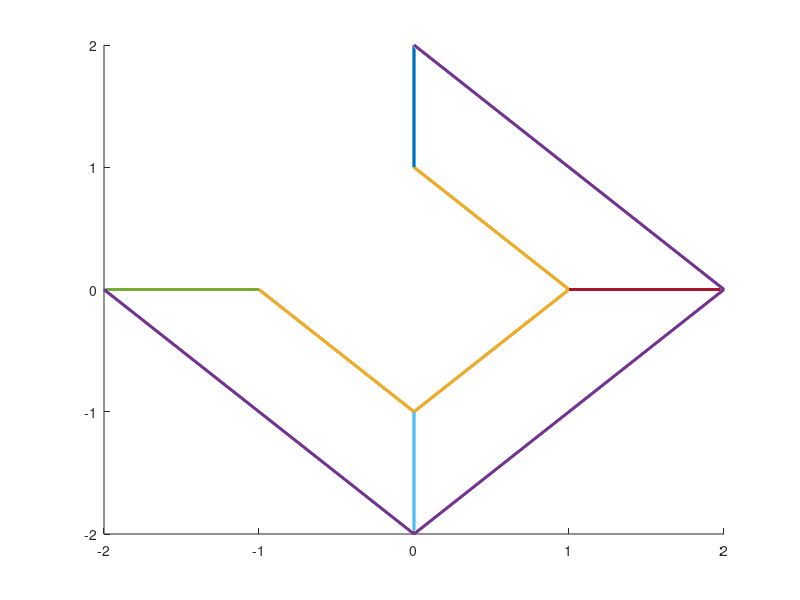

Write MATLAB code to recreate this figure. (Note: this script raises an error after producing the figure.)
clear all;

diabolo(1,1,:)=[-2;0;-3];
diabolo(2,1,:)=[-1;0;-1];
diabolo(3,1,:)=[-1;0;1];
diabolo(4,1,:)=[-2;0;3];

diabolo(1,2,:)=[0;-2;-3];
diabolo(2,2,:)=[0;-1;-1];
diabolo(3,2,:)=[0;-1;1];
diabolo(4,2,:)=[0;-2;3];

diabolo(1,3,:)=[2;0;-3];
diabolo(2,3,:)=[1;0;-1];
diabolo(3,3,:)=[1;0;1];
diabolo(4,3,:)=[2;0;3];

diabolo(1,4,:)=[0;2;-3];
diabolo(2,4,:)=[0;1;-1];
diabolo(3,4,:)=[0;1;1];
diabolo(4,4,:)=[0;2;3];

% diabolo(1,5,:)=[-2;0;-3];
% diabolo(2,5,:)=[-1;0;-1];
% diabolo(3,5,:)=[-1;0;1];
% diabolo(4,5,:)=[-2;0;3];


%Bezier
figure;
hold on;
plot3(diabolo(:,:,1)',diabolo(:,:,2)',diabolo(:,:,3)','LineWidth',2)
plot3(diabolo(:,:,1),diabolo(:,:,2),diabolo(:,:,3),'LineWidth',2)

for i = 0:0.01:1
    for j=0:0.01:1
        P = surfBezier(diabolo,i,j);
        %plot3(P(1),P(2),P(3));
        I=ceil(i*100+0.1);
        J=ceil(j*100+0.1);
        G(I,J,1:3) = P;
    end;
end;

surf(G(:,:,1),G(:,:,2),G(:,:,3));

%Spline

deg=2;
nbr=3;

P = subSpline(exemple,deg,nbr);


figure;
hold on;
plot3(exemple(:,:,1)',exemple(:,:,2)',exemple(:,:,3)','LineWidth',2)
surf(P(:,:,1),P(:,:,2),P(:,:,3));


% figure;
% hold on;
% plot3(exemple(:,:,1)',exemple(:,:,2)',exemple(:,:,3)','LineWidth',2)
% 
% [n,m,~]=size(P);
% for i=1:n
%     for j=1:m
%         plot3(P(i,j,1),P(i,j,2),P(i,j,3));
%     end;
% end;
% 
% pause;
pause;

figure;
hold on;

t1=[1;2;5];
t2=[1;3;7];
for u=-10:0.1:10
    for v=-10:0.1:10
        P=lagrangeSurfAna(exemple,t1,t2,u,v);
        I=ceil(100+u*10+0.1);
        J=ceil(100+v*10+0.1);
        K(I,J,1:3) = P;
        %plot3(P(1),P(2),P(3));
    end;
end;
surf(K(:,:,1),K(:,:,2),K(:,:,3));
pause;
close all;